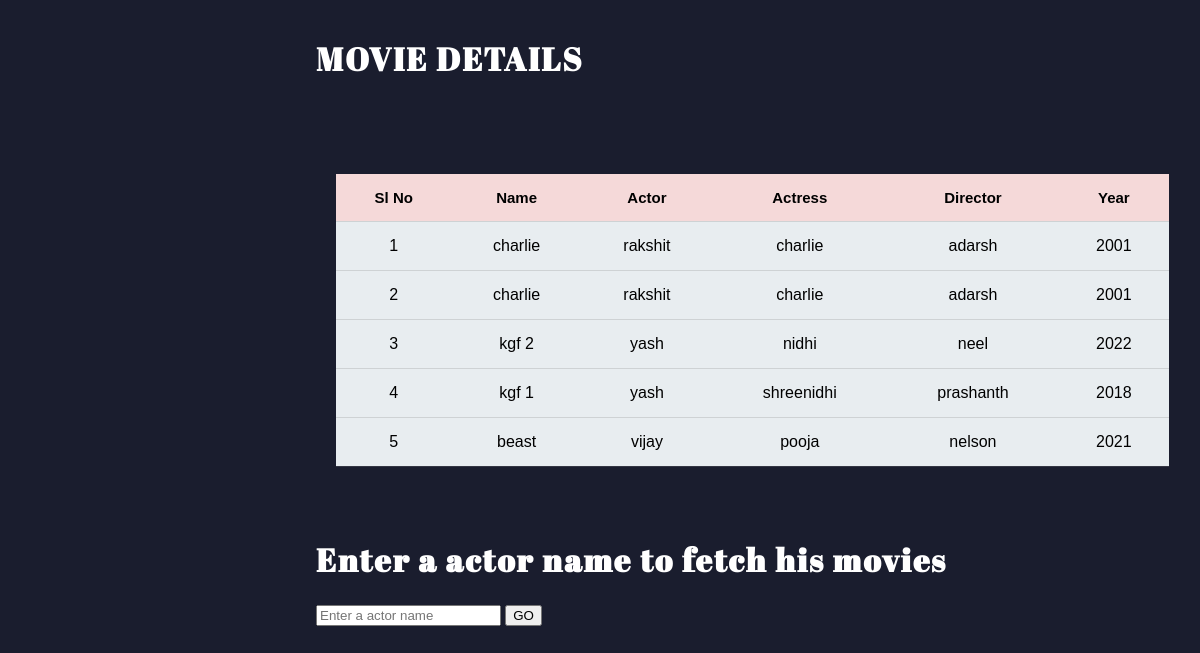
Screenshot of /display.php with the database file from the repository.
### tables this page shows
CREATE TABLE `movie` (
  `name` varchar(20) NOT NULL,
  `actor` varchar(20) NOT NULL,
  `actress` varchar(20) NOT NULL,
  `director` varchar(20) NOT NULL,
  `year` int(20) NOT NULL
);

### display.php (the view, shortened to what this page needs)
<?php
$server="localhost";
$user="root";
$password="";
$db="db_movies";
$conn = mysqli_connect($server,$user,$password,$db);
?>
<!Doctype HTML>
<html>
<head>
	<link rel="stylesheet" href="dashboardGB.css" type="text/css"/>
    <link rel="stylesheet" href="tablenew.css" type="text/css"/>
	<link rel="stylesheet" href="https://cdnjs.cloudflare.com/ajax/libs/font-awesome/4.7.0/css/font-awesome.min.css">
</head>
<body>
<div id="main" >
    <h1> MOVIE DETAILS </h1>
    <br>
    <div class="header_fixed">
        <table>
        <thead>
        <tr>
            <th scope="col"> Sl No </th>
            <th scope="col"> Name </th>
            <th scope="col"> Actor </th>
            <th scope="col"> Actress </th>
            <th scope="col"> Director </th>
            <th scope="col"> Year </th>
        </tr>
        </thead>
        <tbody>
        <?php
             $query = "SELECT * FROM movie";
             $res = mysqli_query($conn , $query);
             $total = mysqli_num_rows($res);
             $sl=0;
             if($total!=0)
             {
             while($row=mysqli_fetch_array($res))
             {
                 $sl++;
        ?>
        <tr>
                <td><?php echo $sl; ?></td>
                <td><?php echo $row['name']; ?></td>
                <td><?php echo $row['actor']; ?></td>
                <td><?php echo $row['actress']; ?></td>
                <td><?php echo $row['director']; ?></td>
                <td><?php echo $row['year']; ?></td>
        </tr>
        <?php }
              }
              else
              {
                echo '<script type="text/javascript">';
                echo 'alert("No records found");';
                echo 'window.location.href="bdashboard.php";';
                echo "</script>";
              }
            ?>
        </tbody>
        </table>
    </div>
    <div class="container">
     <form action="actor_disp.php" method="POST">
       <div class="title" style="color:white;"><h1>Enter a actor name to fetch his movies</h1></div>
        <input type="text" name="actor_name" placeholder="Enter a actor name" required>
        <input type="submit" value="GO" />
            </div>
    </div>
</body>
</html

### dashboardGB.css (style rules this page uses)
body { margin:0px; padding: 0px; background-color: #1a1d2e; overflow: scroll; font-family: system-ui; }
#main { transition: margin-left .5s; padding: 16px; margin-left: 300px; }
table { font-family: arial, sans-serif; border-collapse: collapse; width: 100%; }
td, th { text-align: left; padding:15px; color: #ddd; border-bottom: 1px solid #81818140; }

### tablenew.css (style rules this page uses)
th,td { text-align:center; padding:15px; }
h1 { color:white; letter-spacing:2px; font-family: 'Abril Fatface', sans-serif; }
th { background-color:#f5f2ef; color:black; }
td { text-align:center; padding:15px; background-color:#e8edf0; color:black; }
table { width: 96%; border-collapse: collapse; border: 2px white rgb(230, 224, 224); }
.header_fixed { max-height: 100vh; padding:50px 20px; width: 100%; overflow: auto; ;*/ }
.header_fixed thead th { position: sticky; top: 0; background-color: rgb(245, 217, 217) ; color: #000000; font-size: 15px; }

### rows the page displays
movie: name "charlie", actor "rakshit", actress "charlie", director "adarsh", year "2001"
movie: name "charlie", actor "rakshit", actress "charlie", director "adarsh", year "2001"
movie: name "kgf 2", actor "yash", actress "nidhi", director "neel", year "2022"
movie: name "kgf 1", actor "yash", actress "shreenidhi", director "prashanth", year "2018"
movie: name "beast", actor "vijay", actress "pooja", director "nelson", year "2021"
